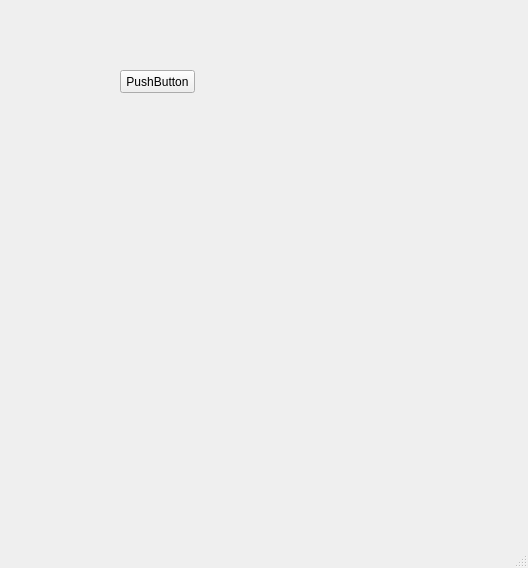
<?xml version="1.0" encoding="UTF-8"?>
<ui version="4.0">
 <class>MainWindow</class>
 <widget class="QMainWindow" name="MainWindow">
  <property name="geometry">
   <rect>
    <x>0</x>
    <y>0</y>
    <width>528</width>
    <height>568</height>
   </rect>
  </property>
  <property name="windowTitle">
   <string>MainWindow</string>
  </property>
  <widget class="QWidget" name="centralwidget">
   <widget class="QPushButton" name="pushButton">
    <property name="geometry">
     <rect>
      <x>120</x>
      <y>70</y>
      <width>75</width>
      <height>23</height>
     </rect>
    </property>
    <property name="text">
     <string>PushButton</string>
    </property>
   </widget>
  </widget>
  <widget class="QMenuBar" name="menubar">
   <property name="geometry">
    <rect>
     <x>0</x>
     <y>0</y>
     <width>528</width>
     <height>21</height>
    </rect>
   </property>
  </widget>
  <widget class="QStatusBar" name="statusbar"/>
 </widget>
 <resources/>
 <connections/>
</ui>
